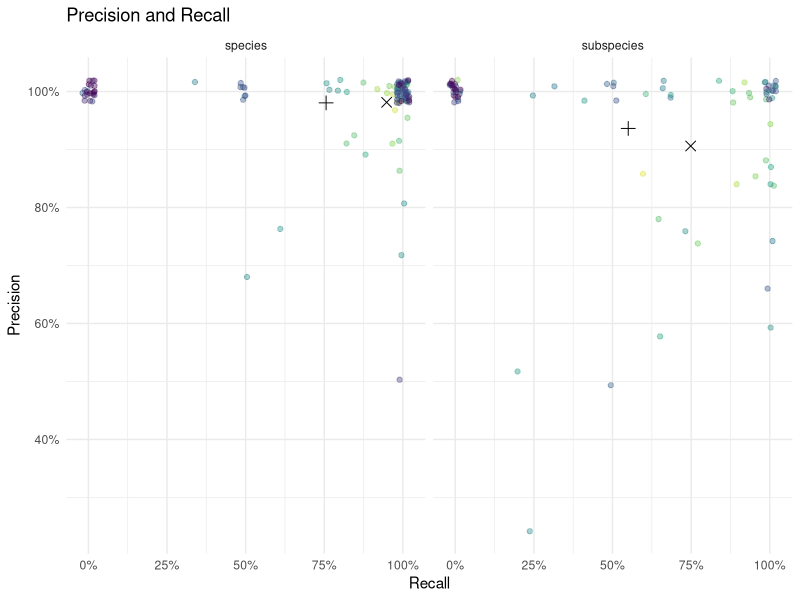
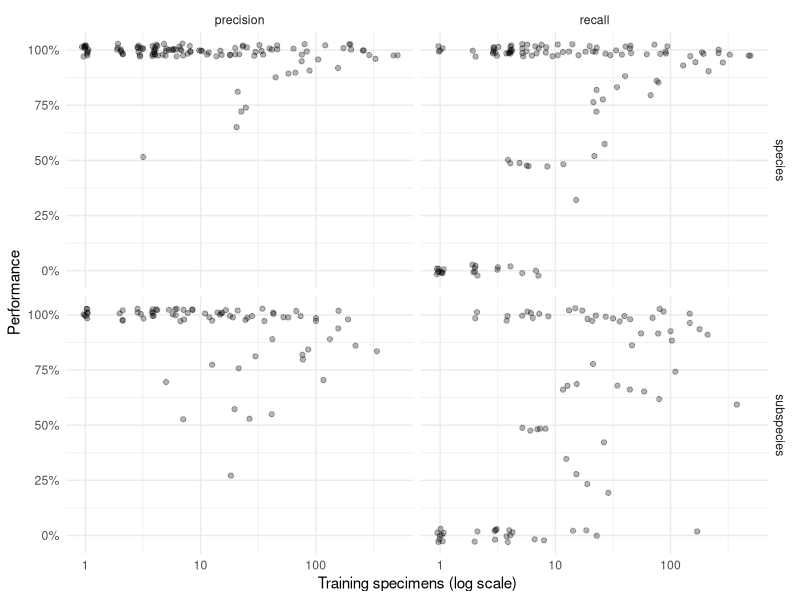
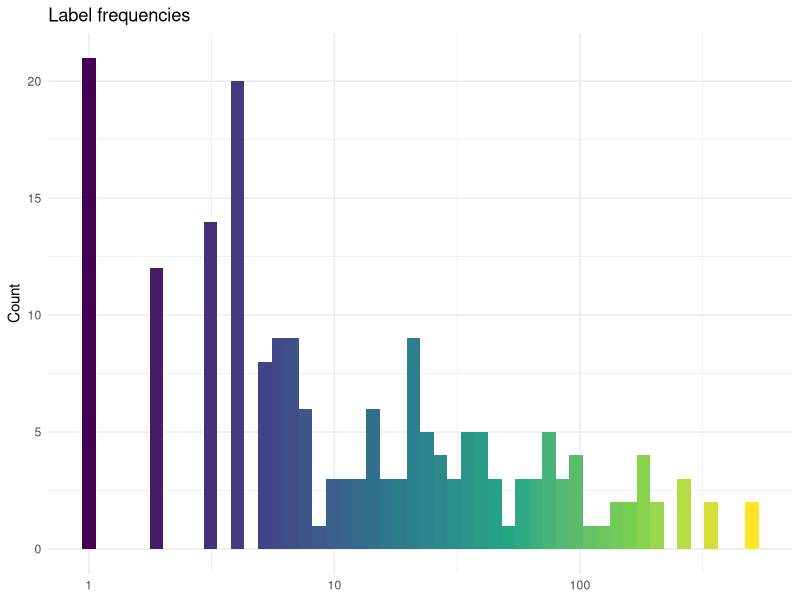
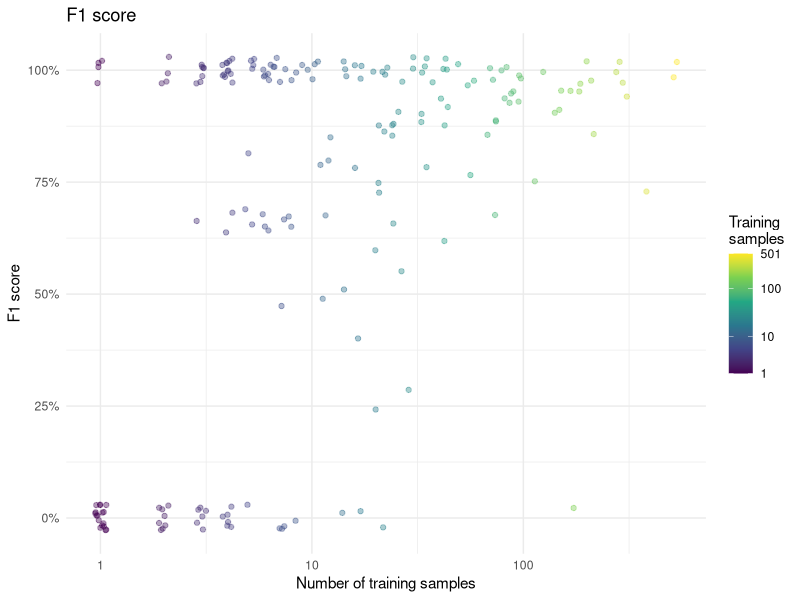
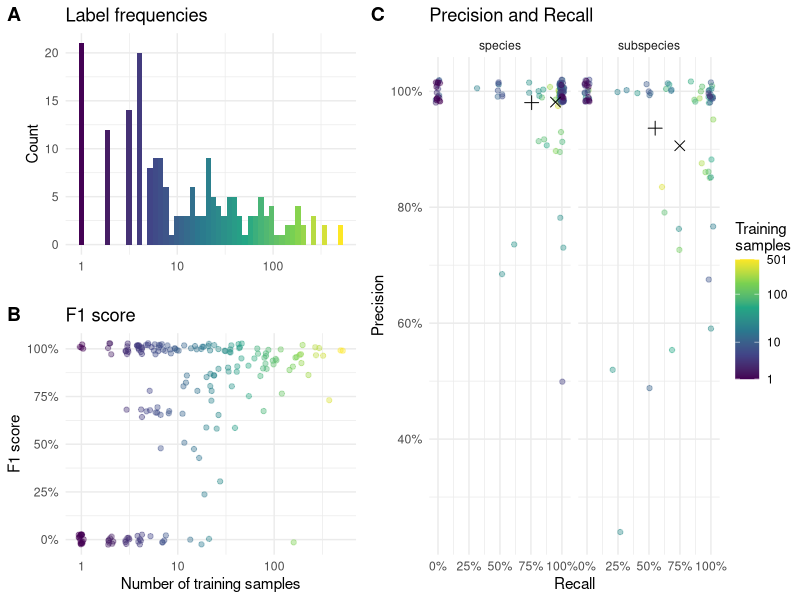
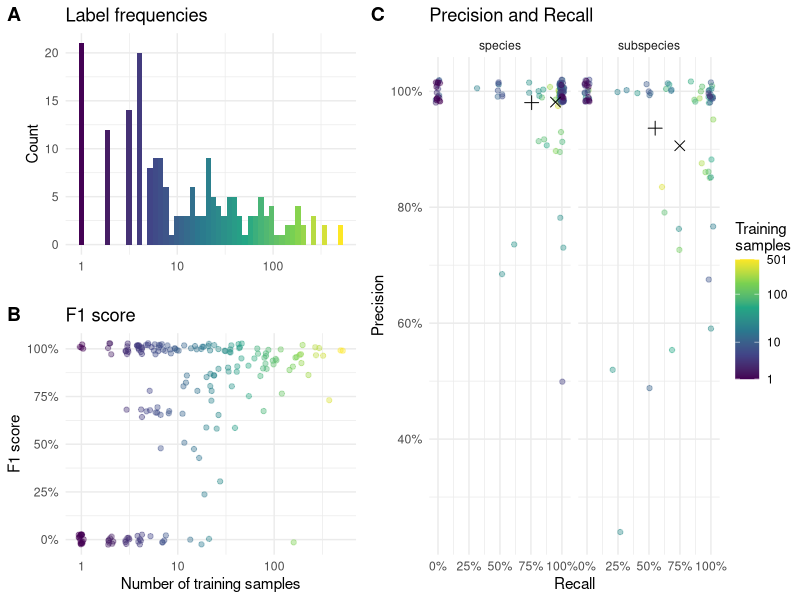
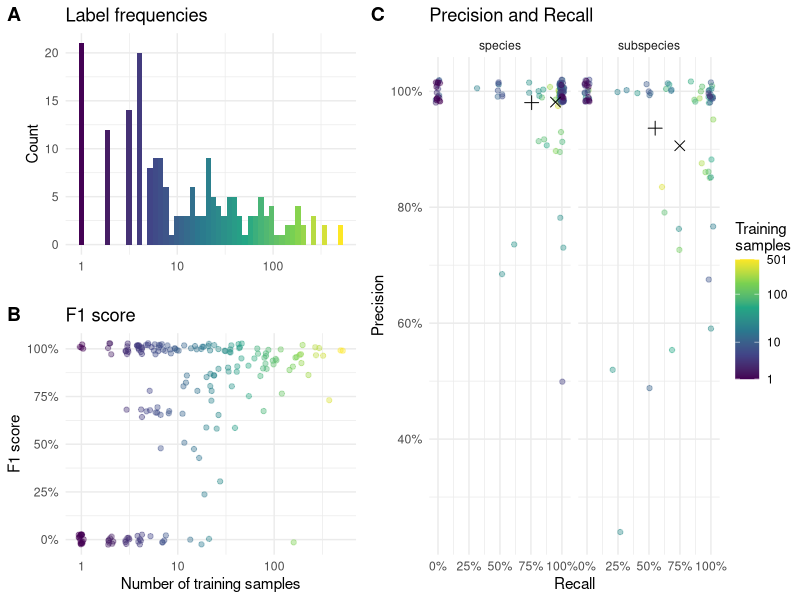

R code for these plots, in order:
## ---- chunk 1
library(tidyverse)
library(ggthemes)
library(cowplot)

# Load and process model performance results
performance_data <- read_csv("test_results.csv") %>% 
  mutate(
    # Convert percentages to proportions for mathematical analysis
    across(starts_with('micro'), ~ .x / 100),
    # Classify taxonomic level based on naming convention
    # Subspecies contain underscores (e.g., "repanda_repanda"), species do not (e.g., "sexguttata")
    taxonomic_level = if_else(str_detect(Term, "_"), "subspecies", "species"),
    micro_precision = ifelse(true_positives == 0 & false_positives == 0,1,micro_precision),
    f1 = true_positives/(true_positives+(false_positives + false_negatives)/2)
  ) %>%
  # Rename columns for clarity
  rename(
    taxon = Term,
    precision = micro_precision,
    recall = micro_recall,
    training_specimens = N_train,
    test_specimens = N
  )



# Display data structure
glimpse(performance_data)
## ---- chunk 2
# Helper function to calculate both weighted and unweighted averages
calculate_averages <- function(data, group_var) {
  data %>%
    group_by({{ group_var }}) %>%
    summarise(
      # Equal weight per taxon
      precision_equal = mean(precision, na.rm = TRUE),
      recall_equal = mean(recall, na.rm = TRUE),
      # Weight by training specimen count
      precision_weighted = weighted.mean(precision, training_specimens, na.rm = TRUE),
      recall_weighted = weighted.mean(recall, training_specimens, na.rm = TRUE),
      .groups = 'drop'
    )
}

# Calculate averages by taxonomic level
summary_stats <- calculate_averages(performance_data, taxonomic_level)

# Reshape for visualization (following original working approach)
plot_averages <- summary_stats %>%
  pivot_longer(cols = -taxonomic_level, names_to = 'metric') %>%
  mutate(
    weighted = str_detect(metric, '_weighted'),
    metric_clean = str_replace(metric, '^(.+?)_(equal|weighted)$', '\\1')
  ) %>%
  select(-metric) %>%
  pivot_wider(names_from = metric_clean, values_from = value) %>%
  mutate(
    weighting_type = case_when(
      weighted == FALSE ~ "Equal taxa",
      weighted == TRUE ~ "Weighted by specimens"
    )
  )

print("Summary Statistics by Taxonomic Level:")
print(summary_stats)
## ---- chunk 3
# Prepare data for main precision-recall scatter plot
plot_data <- performance_data %>%
  arrange(desc(training_specimens))

# Create precision-recall scatter plot
precision_recall_plot <- ggplot() +
  # Individual taxa points colored by training set size
  geom_jitter(
    data = plot_data,
    aes(y = precision, x = recall, color = training_specimens),
    width = 0.02, height = 0.02, alpha = 0.4
  ) +
  # Overlay summary averages as distinct shapes
  geom_point(
    data = plot_averages,
    aes(y = precision, x = recall, shape = weighted),
    size = 3
  ) +
  # Customize scales and appearance
  scale_shape_manual(
    values = c(3, 4),
    name = 'Averaging',
    labels = c("taxa", 'specimens'),
    guide = 'none'
  ) + 
  scale_color_viridis_c(
    trans = 'log10',
    name = "Specimens\nin training",
    breaks = c(1, 10, 100, max(plot_data$training_specimens)),
    guide = 'none'
  ) +
  ggtitle("Precision and Recall") +
  scale_x_continuous(labels = scales::percent) +
  scale_y_continuous(labels = scales::percent) +
  theme_minimal() +
  ylab("Precision") +
  xlab("Recall") +
  facet_grid(~ taxonomic_level)

# Display the plot
print(precision_recall_plot)
## ---- chunk 4
# Prepare data for training size analysis
training_size_data <- performance_data %>%
  arrange(desc(training_specimens)) %>%
  pivot_longer(
    cols = c("precision", "recall"),
    names_to = "metric",
    values_to = "value"
  )

# Create scatter plot showing performance vs training size
training_size_plot <- ggplot(training_size_data) +
  geom_jitter(
    aes(x = training_specimens, y = value),
    width = 0.03, height = 0.03, alpha = 0.3
  ) +
  scale_x_log10() +
  scale_y_continuous(labels = scales::percent) +
  theme_minimal() +
  xlab("Training specimens (log scale)") +
  ylab("Performance") +
  facet_grid(taxonomic_level ~ metric)

# Display the plot
print(training_size_plot)
## ---- chunk 5
# Calculate some key statistics for interpretation
species_count <- sum(performance_data$taxonomic_level == "species")
subspecies_count <- sum(performance_data$taxonomic_level == "subspecies")

cat("Dataset Overview:\n")
cat(sprintf("- Total taxa analyzed: %d\n", nrow(performance_data)))
cat(sprintf("- Species: %d (%.1f%%)\n", species_count, 100 * species_count / nrow(performance_data)))
cat(sprintf("- Subspecies: %d (%.1f%%)\n", subspecies_count, 100 * subspecies_count / nrow(performance_data)))

cat("\nPerformance Summary:\n")
for (level in c("species", "subspecies")) {
  level_data <- summary_stats %>% filter(taxonomic_level == level)
  cat(sprintf("\n%s:\n", str_to_title(level)))
  cat(sprintf("- Equal-weighted precision: %.1f%%\n", 100 * level_data$precision_equal))
  cat(sprintf("- Equal-weighted recall: %.1f%%\n", 100 * level_data$recall_equal))
  cat(sprintf("- Specimen-weighted precision: %.1f%%\n", 100 * level_data$precision_weighted))
  cat(sprintf("- Specimen-weighted recall: %.1f%%\n", 100 * level_data$recall_weighted))
}
## ---- chunk 6
dist_plot = ggplot(plot_data) +
  geom_histogram(aes(x=training_specimens, fill=after_stat(x)), bins=50) +
  scale_fill_viridis_c(trans="log1p",guide = 'none') + 
  scale_x_log10() +
  theme_minimal() +
  ylab("Count") +
  xlab(NULL) +
  ggtitle("Label frequencies")

dist_plot
## ---- chunk 7
f1_plot = ggplot(plot_data) +
  geom_jitter(aes(x=training_specimens,y=f1, color=training_specimens),width=0.03,height=.03,alpha=0.4) +
  scale_x_log10() +
  scale_y_continuous(labels = scales::percent) +
  scale_color_viridis_c(trans="log1p",breaks=c(1,10,100,501),name="Training\nsamples") + 
  theme_minimal() +
  xlab("Number of training samples") +
  ylab("F1 score") +
  ggtitle("F1 score")

f1_plot
## ---- chunk 8
shared_legend <- get_legend(f1_plot)

p_AB = cowplot::plot_grid(
    dist_plot,
    f1_plot + theme(legend.position = 'none'),
    ncol=1,
    labels = "AUTO",
    align = 'hv',
    axis = 'lrtb')

p = cowplot::plot_grid(
  p_AB,
  precision_recall_plot,
  shared_legend,
  rel_widths = c(1,1,.2),
  nrow=1,
  labels = c("","C",""))
p
## ---- chunk 9
ggsave(
  filename = 'taxonomy_metrics.pdf',
  plot = p,
  device = 'pdf',
  width = 7,
  height = 3,
  units = 'in',
  useDingbats = FALSE
)

ggsave(
  filename = 'taxonomy_metrics.png',
  plot = p,
  device = 'png',
  width = 7,
  height = 3,
  units = 'in',
  dpi = 300  # High resolution for crisp appearance
)
## ---- chunk 10
performance_data %>% filter(taxon=="sylvicola")
